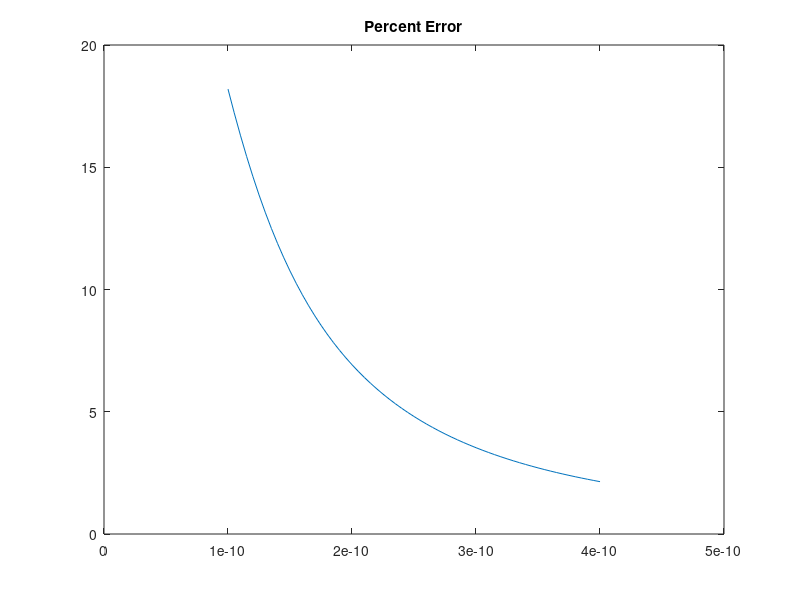
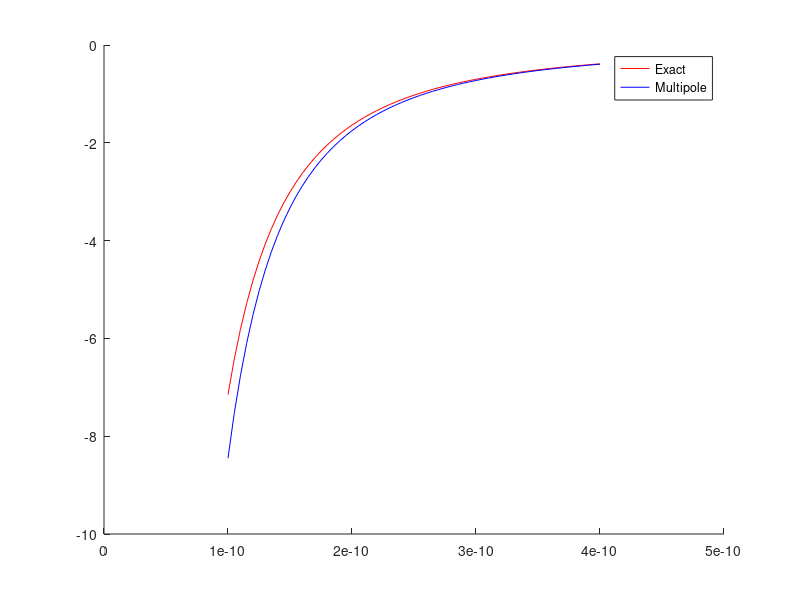

These figures' MATLAB source, in order:
clear all; close all;
deb=3.33e-30;
d=1e-10;
theta=105;
thalf=theta/2;
qh=(1.86*deb)/(2*d*cosd(thalf))
qo=-2*qh
epsilon=8.85e-12;
dipole=[0 0 -2*qh*d*cosd(thalf)];
rx=0;
ry=0;
OO=[0,0,(d/2)*cosd(thalf)];
OH1=[-d*sin(thalf),0,-(d/2)*cosd(thalf)];
OH2=[d*sin(thalf),0,-(d/2)*cosd(thalf)];
quad_diag=2*d^2*sind(thalf)^2*qh*[2 , -1 , -1];
range=(0.1:0.005:0.4)*1e-9;
count=1;
for rz=range
    r=[rx,ry,rz];
    exact(count)=(4*pi*epsilon)^-1*(qo/norm(r-OO)+qh/norm(r-OH1)+qh/norm(r-OH2));
    approx(count)=(4*pi*epsilon)^-1*(dot(dipole,r)/(norm(r)^3)+0.5*dot(quad_diag,r.*r)/(norm(r)^5));
    perc(count)=abs(exact(count)-approx(count))/abs(exact(count))*100;
    count=count+1;
end

figure(1)
plot(range,perc)
title('Percent Error')

figure(2)
hold on
plot(range,exact, '-r')
plot(range,approx, '-b')
legend('Exact','Multipole')